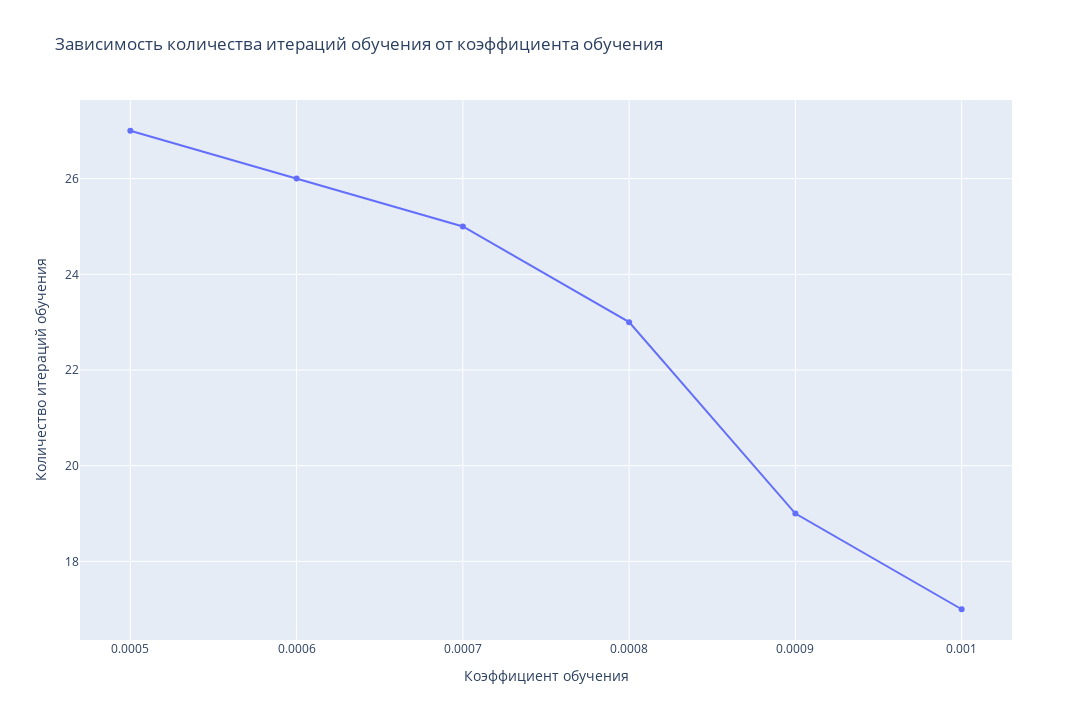

Write notebook code for a chart like this one.
### Code cell
alphas = (0.0005, 0.0006, 0.0007, 0.0008, 0.0009, 0.001)
epochs_amount: list[int] = []
for alpha in alphas:
    dl = LRNN(n, p, alpha)
    dl.train(train, 15000, learn_by_loss=True, max_loss=2500)
    epochs_amount.append(dl.epoch)
fig = go.Figure()
fig.add_trace(go.Scatter(x=alphas, y=epochs_amount, mode='lines+markers'))
fig.update_layout(title='Зависимость количества итераций обучения от коэффициента обучения',
                  xaxis_title='Коэффициент обучения',
                  yaxis_title='Количество итераций обучения',
                  height=720, width=1280)
fig.show()

### Figure 1 — Plotly figure (JSON) as saved in the notebook; plotly's stock layout.template omitted (floating-point values rounded to 4 significant figures)
{"data": [{"mode": "lines+markers", "type": "scatter", "x": [0.0005, 0.0006, 0.0007, 0.0008, 0.0009, 0.001], "y": [27, 26, 25, 23, 19, 17]}], "layout": {"height": 720, "title": {"text": "Зависимость количества итераций обучения от коэффициента обучения"}, "width": 1280, "xaxis": {"title": {"text": "Коэффициент обучения"}}, "yaxis": {"title": {"text": "Количество итераций обучения"}}}}
